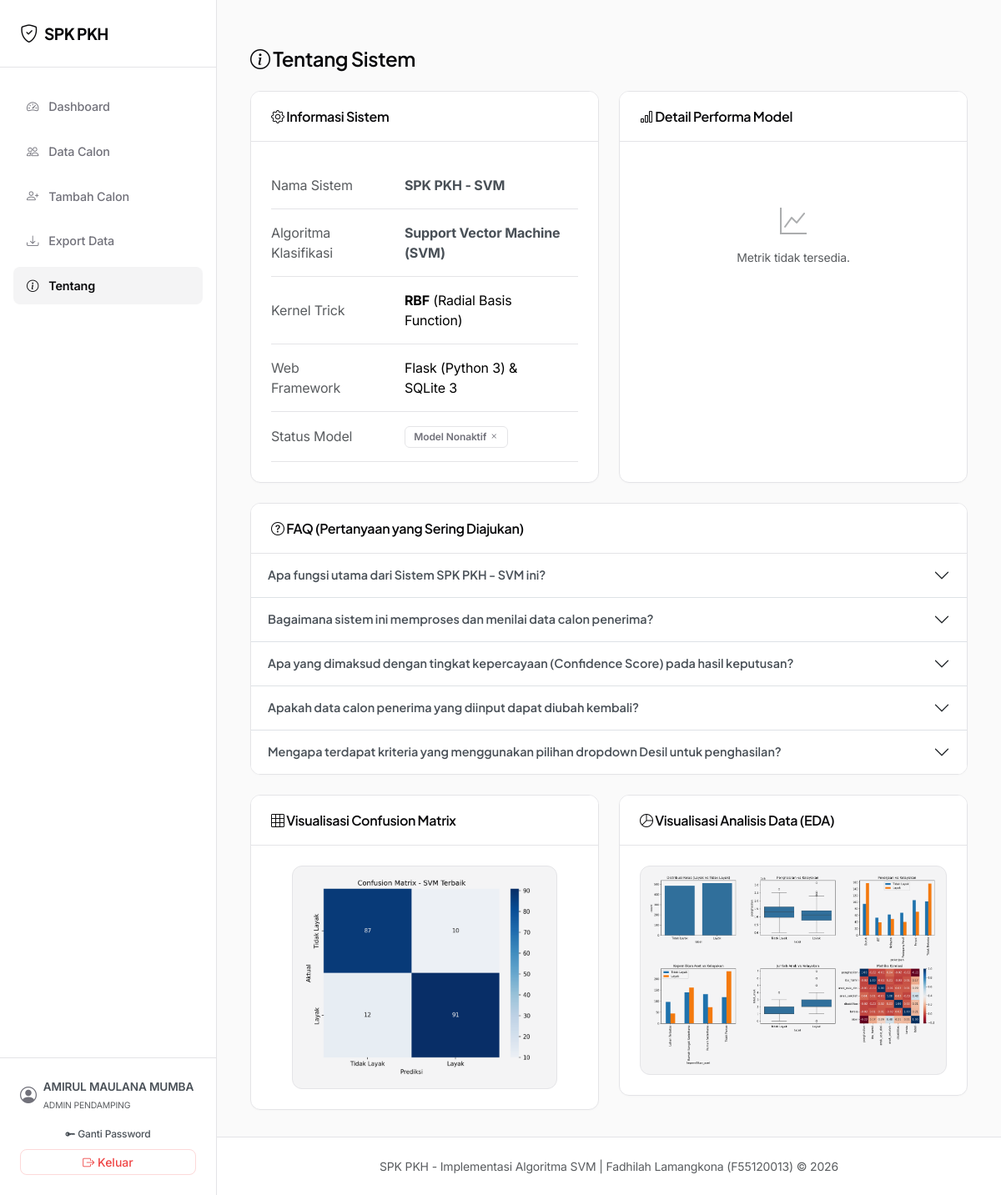
/about (signed in), run on an earlier commit of the app's database.
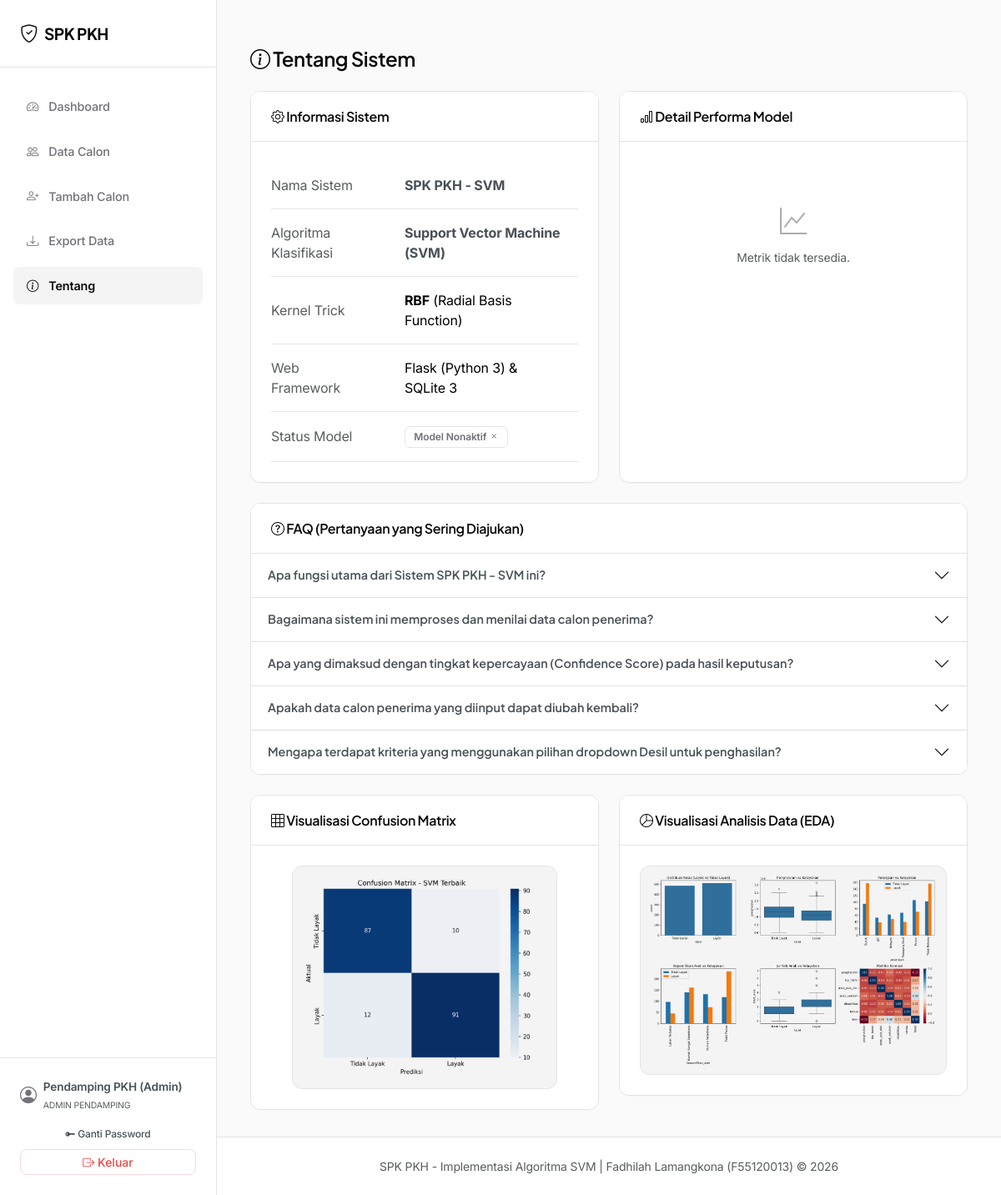
And on a later commit of the database.
### models_db.py (models this page shows, shortened)
class User(db.Model):
    __tablename__ = 'users'
    id = db.Column(db.Integer, primary_key=True)
    username = db.Column(db.String(50), unique=True, nullable=False)
    password_hash = db.Column(db.String(255), nullable=False)
    nama_lengkap = db.Column(db.String(100), nullable=False)
    role = db.Column(db.String(20), nullable=False, default='admin')  # 'superadmin' atau 'admin'
    created_at = db.Column(db.DateTime, default=lambda: datetime.now(timezone.utc))

### routes/about.py (the view)
@about_bp.route('/about')
@login_required
def index():
    metrics = predictor.get_metrics() if predictor else {}
    return render_template('about.html', metrics=metrics, model_loaded=model_loaded)

### core/auth.py (called while the page is built)
def login_required(f):
    @wraps(f)
    def decorated_function(*args, **kwargs):
        if 'user_id' not in session:
            flash('Silakan login terlebih dahulu untuk mengakses sistem.', 'warning')
            return redirect(url_for('auth.login'))
        return f(*args, **kwargs)
    return decorated_function

def inject_user():
    if 'user_id' in session:
        user = User.query.get(session['user_id'])
        return dict(current_user=user)
    return dict(current_user=None)

def generate_csrf_token():
    if '_csrf_token' not in session:
        session['_csrf_token'] = secrets.token_hex(32)
    return session['_csrf_token']

def inject_csrf():
    return dict(csrf_token=generate_csrf_token())

### templates/about.html (shortened to what the changed rows need)
{% extends 'base.html' %}
{% block content %}
<div class="stagger-container">
    <h4 class="mb-4"><i class="bi bi-info-circle"></i> Tentang Sistem</h4>
    <div class="row g-4">
        <div class="col-lg-6">
            <div class="card h-100">
                <div class="card-header">
                    <h6 class="mb-0"><i class="bi bi-gear"></i> Informasi Sistem</h6>
                </div>
                <div class="card-body">
                    <table class="table table-borderless mb-0">
                        <tbody>
                            <tr>
                                <td class="text-muted ps-0">Nama Sistem</td>
                                <td><strong class="text-dark-emphasis">SPK PKH - SVM</strong></td>
                            </tr>
                            <tr>
                                <td class="text-muted ps-0">Algoritma Klasifikasi</td>
                                <td><strong class="text-dark-emphasis">Support Vector Machine (SVM)</strong></td>
                            </tr>
                            <tr>
                                <td class="text-muted ps-0">Kernel Trick</td>
                                <td><strong>RBF</strong> (Radial Basis Function)</td>
                            </tr>
                            <tr>
                                <td class="text-muted ps-0">Web Framework</td>
                                <td>Flask (Python 3) & SQLite 3</td>
                            </tr>
                            <tr>
                                <td class="text-muted ps-0">Status Model</td>
                                <td>
                                    {% if model_loaded %}
                                    <span class="badge badge-layak">Model Aktif <i class="bi bi-check"></i></span>
                                    {% else %}
                                    <span class="badge badge-tidak-layak">Model Nonaktif <i class="bi bi-x"></i></span>
                                    {% endif %}
                                </td>
                            </tr>
                        </tbody>
                    </table>
                </div>
            </div>
        </div>
        <div class="col-lg-6">
            <div class="card h-100">
                <div class="card-header">
                    <h6 class="mb-0"><i class="bi bi-bar-chart"></i> Detail Performa Model</h6>
                </div>
                <div class="card-body">
                    {% if metrics %}
                    <div class="row g-3 mb-4">
                        <div class="col-6">
                            <div class="metric-box">
                                <small class="text-muted d-block text-uppercase mb-1" style="font-size: 0.7rem; letter-spacing: 0.05em; font-weight: 600;">Akurasi</small>
                                <span class="metric-num">{{ "%.1f"|format(metrics.accuracy * 100) }}%</span>
                            </div>
                        </div>
                        <div class="col-6">
                            <div class="metric-box">
                                <small class="text-muted d-block text-uppercase mb-1" style="font-size: 0.7rem; letter-spacing: 0.05em; font-weight: 600;">Presisi</small>
                                <span class="metric-num">{{ "%.1f"|format(metrics.precision * 100) }}%</span>
                            </div>
                        </div>
                        <div class="col-6">
                            <div class="metric-box">
                                <small class="text-muted d-block text-uppercase mb-1" style="font-size: 0.7rem; letter-spacing: 0.05em; font-weight: 600;">Recall</small>
                                <span class="metric-num">{{ "%.1f"|format(metrics.recall * 100) }}%</span>
                            </div>
                        </div>
                        <div class="col-6">
                            <div class="metric-box">
                                <small class="text-muted d-block text-uppercase mb-1" style="font-size: 0.7rem; letter-spacing: 0.05em; font-weight: 600;">F1-Score</small>
                                <span class="metric-num">{{ "%.3f"|format(metrics.f1) }}</span>
                            </div>
                        </div>
                    </div>
                    <h6 class="font-display fw-semibold mb-2" style="font-size: 0.85rem;">Parameter Terbaik (GridSearchCV)</h6>
                    <div class="table-responsive border border-light border-opacity-10 rounded">
                        <table class="table table-sm mb-0 font-monospace" style="font-size: 0.85rem;">
                            <tbody>
                                <tr><td class="text-muted border-0">C (Regularisasi)</td><td class="text-end border-0 fw-semibold text-dark-emphasis">{{ metrics.best_params.C }}</td></tr>
                                <tr><td class="text-muted border-0">Gamma</td><td class="text-end border-0 fw-semibold text-dark-emphasis">{{ metrics.best_params.gamma }}</td></tr>
                                <tr><td class="text-muted border-0">Kernel</td><td class="text-end border-0 fw-semibold text-dark-emphasis">{{ metrics.best_params.kernel }}</td></tr>
                            </tbody>
                        </table>
                    </div>
                    {% else %}
                    <div class="text-center py-5 text-muted">
                        <i class="bi bi-graph-up" style="font-size: 2rem; opacity: 0.5;"></i>
                        <p class="mt-2 small">Metrik tidak tersedia.</p>
                    </div>
                    {% endif %}
                </div>
            </div>
        </div>
        <div class="col-12">
            <div class="card">
                <div class="card-header">
                    <h6 class="mb-0"><i class="bi bi-question-circle"></i> FAQ (Pertanyaan yang Sering Diajukan)</h6>
                </div>
                <div class="card-body p-0">
                    <div class="accordion accordion-flush" id="faqAccordion">
                        <div class="accordion-item">
                            <h2 class="accordion-header" id="faq-headingOne">
                                <button class="accordion-button collapsed fw-semibold text-dark-emphasis" type="button" data-bs-toggle="collapse" data-bs-target="#faq-collapseOne" aria-expanded="false" aria-controls="faq-collapseOne" style="font-size: 0.9rem;">
                                    Apa fungsi utama dari Sistem SPK PKH - SVM ini?
                                </button>
                            </h2>
                        </div>
                        <div class="accordion-item">
                            <h2 class="accordion-header" id="faq-headingTwo">
                                <button class="accordion-button collapsed fw-semibold text-dark-emphasis" type="button" data-bs-toggle="collapse" data-bs-target="#faq-collapseTwo" aria-expanded="false" aria-controls="faq-collapseTwo" style="font-size: 0.9rem;">
                                    Bagaimana sistem ini memproses dan menilai data calon penerima?
                                </button>
                            </h2>
                        </div>
                        <div class="accordion-item">
                            <h2 class="accordion-header" id="faq-headingThree">
                                <button class="accordion-button collapsed fw-semibold text-dark-emphasis" type="button" data-bs-toggle="collapse" data-bs-target="#faq-collapseThree" aria-expanded="false" aria-controls="faq-collapseThree" style="font-size: 0.9rem;">
                                    Apa yang dimaksud dengan tingkat kepercayaan (Confidence Score) pada hasil keputusan?
                                </button>
                            </h2>
                        </div>
                        <div class="accordion-item">
                            <h2 class="accordion-header" id="faq-headingFour">
                                <button class="accordion-button collapsed fw-semibold text-dark-emphasis" type="button" data-bs-toggle="collapse" data-bs-target="#faq-collapseFour" aria-expanded="false" aria-controls="faq-collapseFour" style="font-size: 0.9rem;">
                                    Apakah data calon penerima yang diinput dapat diubah kembali?
                                </button>
                            </h2>
                        </div>
                        <div class="accordion-item">
                            <h2 class="accordion-header" id="faq-headingFive">
                                <button class="accordion-button collapsed fw-semibold text-dark-emphasis" type="button" data-bs-toggle="collapse" data-bs-target="#faq-collapseFive" aria-expanded="false" aria-controls="faq-collapseFive" style="font-size: 0.9rem;">
                                    Mengapa terdapat kriteria yang menggunakan pilihan dropdown Desil untuk penghasilan?
                                </button>
                            </h2>
                        </div>
                    </div>
                </div>
            </div>
        </div>
        <div class="col-md-6">
            <div class="card">
                <div class="card-header">
                    <h6 class="mb-0"><i class="bi bi-grid-3x3"></i> Visualisasi Confusion Matrix</h6>
                </div>
                <div class="card-body text-center bg-light bg-opacity-10">
                    <div class="image-frame">
                        <img src="{{ url_for('static', filename='img/confusion_matrix.png') }}"
                             alt="Confusion Matrix" class="img-fluid" style="max-height: 250px;">
                    </div>
                </div>
            </div>
        </div>
        <div class="col-md-6">
            <div class="card">
                <div class="card-header">
                    <h6 class="mb-0"><i class="bi bi-pie-chart"></i> Visualisasi Analisis Data (EDA)</h6>
                </div>
                <div class="card-body text-center bg-light bg-opacity-10">
                    <div class="image-frame">
                        <img src="{{ url_for('static', filename='img/eda_visualizations.png') }}"
                             alt="EDA Visualizations" class="img-fluid" style="max-height: 250px;">
                    </div>
                </div>
            </div>
        </div>
    </div>
</div>
{% endblock %}

### templates/base.html (shortened to what this page needs)
<!DOCTYPE html>
<html lang="id" data-bs-theme="light">
<head>
    <link href="https://cdn.jsdelivr.net/npm/bootstrap@5.3.3/dist/css/bootstrap.min.css" rel="stylesheet">
    <link rel="stylesheet" href="https://cdn.jsdelivr.net/npm/bootstrap-icons@1.11.3/font/bootstrap-icons.min.css">
    <link rel="stylesheet" href="{{ url_for('static', filename='css/style.css') }}">
</head>
<body>
    {% if current_user %}
    <div class="app-container">
        <aside class="sidebar-panel" id="sidebarPanel">
            <div class="sidebar-header">
                <a class="sidebar-brand" href="{{ url_for('dashboard.index') }}">
                    <i class="bi bi-shield-check"></i> SPK PKH
                </a>
            </div>
            <ul class="sidebar-menu">
                <li>
                    <a class="sidebar-link {% if request.endpoint == 'dashboard.index' %}active{% endif %}" href="{{ url_for('dashboard.index') }}">
                        <i class="bi bi-speedometer2"></i> Dashboard
                    </a>
                </li>
                <li>
                    <a class="sidebar-link {% if request.endpoint in ('calon.daftar_calon', 'calon.edit_calon', 'calon.prediksi_ulang', 'calon.export_calon') %}active{% endif %}" href="{{ url_for('calon.daftar_calon') }}">
                        <i class="bi bi-people"></i> Data Calon
                    </a>
                </li>
                <li>
                    <a class="sidebar-link {% if request.endpoint in ('calon.tambah_calon', 'calon.import_calon') %}active{% endif %}" href="{{ url_for('calon.tambah_calon') }}">
                        <i class="bi bi-person-plus"></i> Tambah Calon
                    </a>
                </li>
                <li>
                    <a class="sidebar-link {% if request.endpoint == 'calon.export_calon' %}active{% endif %}" href="{{ url_for('calon.export_calon') }}">
                        <i class="bi bi-download"></i> Export Data
                    </a>
                </li>
                <li>
                    <a class="sidebar-link {% if request.endpoint == 'about.index' %}active{% endif %}" href="{{ url_for('about.index') }}">
                        <i class="bi bi-info-circle"></i> Tentang
                    </a>
                </li>
            </ul>
            <div class="sidebar-footer">
                <div class="sidebar-user">
                    <i class="bi bi-person-circle fs-5"></i>
                    <div>
                        <div class="fw-semibold text-dark-emphasis">{{ current_user.nama_lengkap }}</div>
                        <small class="text-muted text-uppercase" style="font-size: 0.65rem;">
                            {{ 'Superadmin' if current_user.role == 'superadmin' else 'Admin Pendamping' }}
                        </small>
                    </div>
                </div>
                <div class="d-flex flex-column gap-1 w-100">
                    <a href="{{ url_for('auth.change_password') }}" class="btn btn-outline-secondary w-100 btn-sm py-1 border-light border-opacity-10 text-dark-emphasis" style="font-size: 0.75rem;">
                        <i class="bi bi-key-fill"></i> Ganti Password
                    </a>
                    <form method="POST" action="{{ url_for('auth.logout') }}" class="w-100">
                        <button type="submit" class="btn btn-outline-danger w-100 btn-sm py-1">
                            <i class="bi bi-box-arrow-right"></i> Keluar
                        </button>
                    </form>
                </div>
            </div>
        </aside>
        <div class="content-wrapper">
            <main class="main-content">
                {% block content %}{% endblock %}
            </main>
            <footer class="footer">
                <div class="container-fluid text-center text-muted small">
                    SPK PKH - Implementasi Algoritma SVM |
                    Fadhilah Lamangkona (F55120013) &copy; 2026
                </div>
            </footer>
        </div>
    </div>
    {% endif %}
</body>
</html>

What changed in the data, as far as the page shows it:
changed User "ADMIN PENDAMPING": nama_lengkap "AMIRUL MAULANA MUMBA" → "Pendamping PKH (Admin)"
